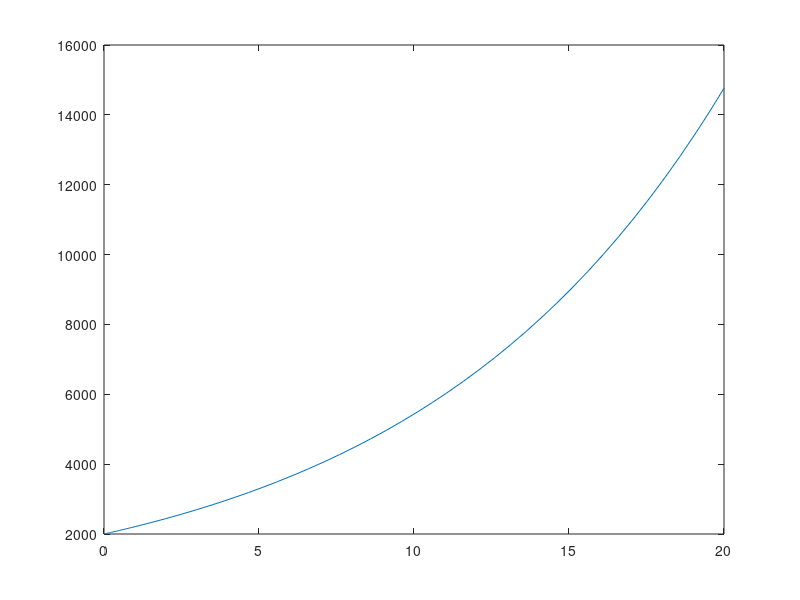
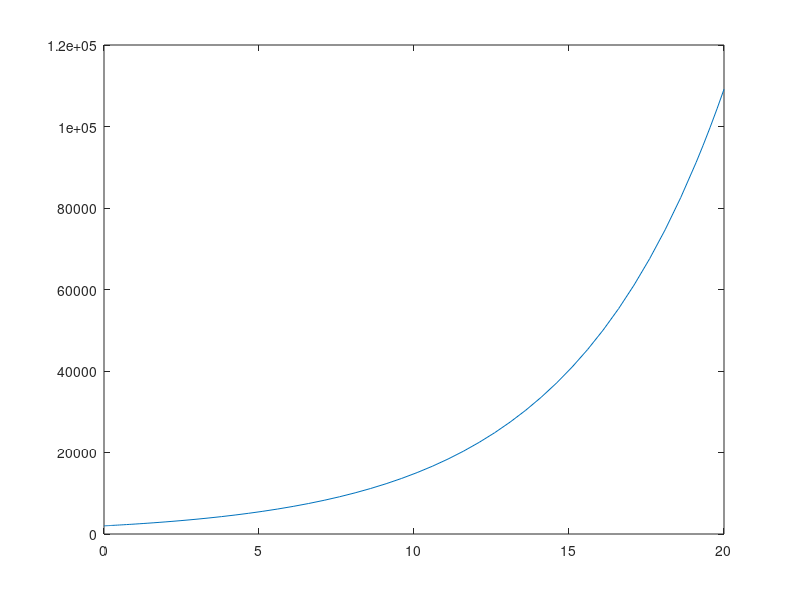
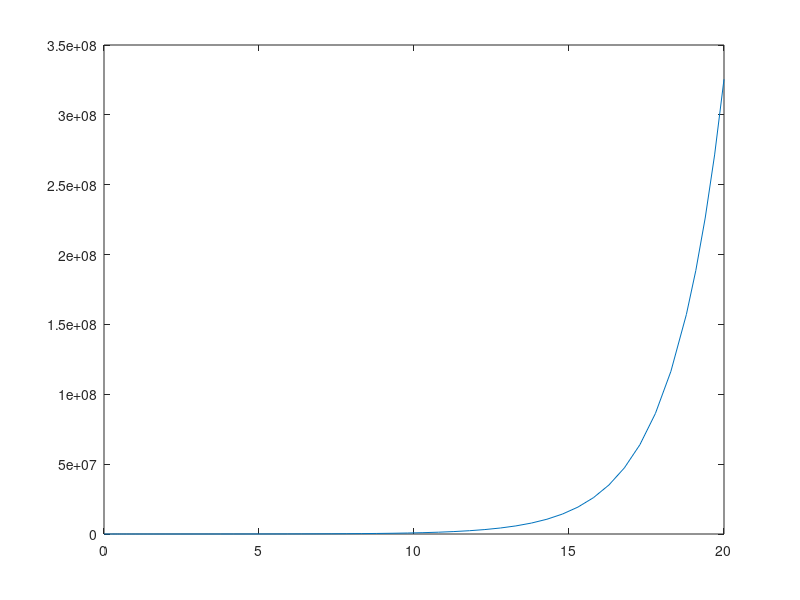

Here is the MATLAB script that generated these plots, in order:
simulation_time = [0 20];
initial_population = 2000;
close all;

CONSTANTS = [0.1 0.2 0.6];

for index = 1:numel(CONSTANTS)
    figure(index);
    k = CONSTANTS(index);

    % We use a lambda to access the constant
    ydot = @(t, y) y * k - .2;

    [t, y] = ode45(ydot, simulation_time, initial_population);

    final_population = y(size(y, 1));
    disp('Initial population: ');
    disp(initial_population);
    disp('Final population: ');
    disp(final_population);

    plot(t, y);
end
